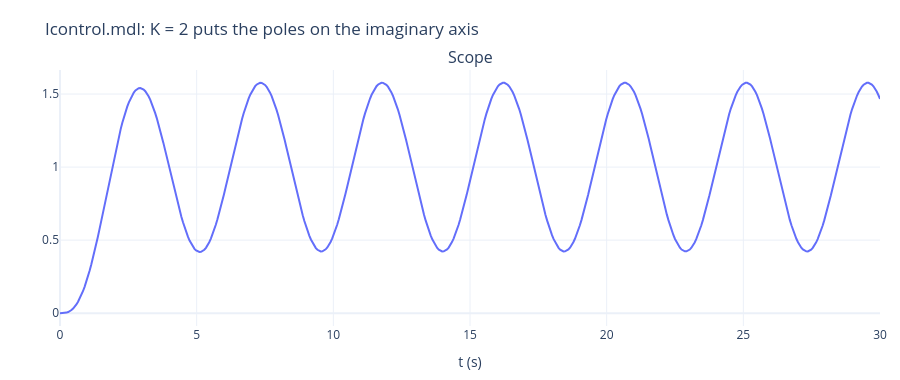
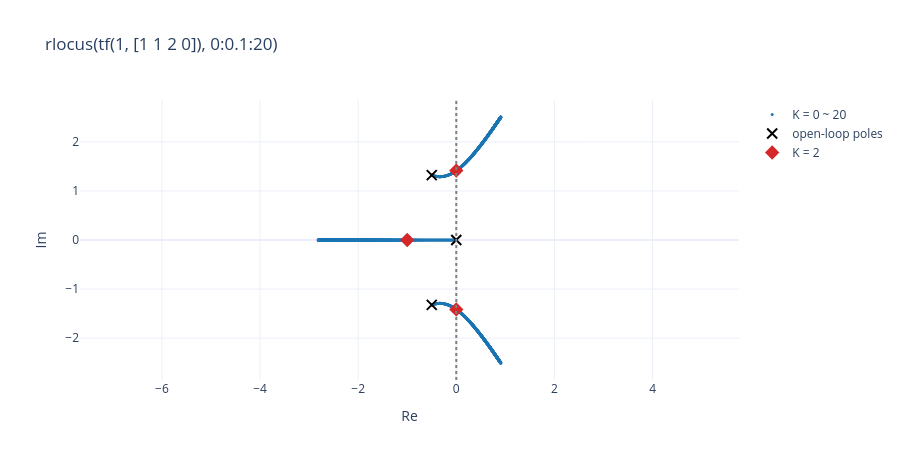

The code cell stored with these charts, in order, in its notebook:
### Markdown cell above
## 3. I 控制 `Icontrol.mdl`

Step（$t=0$）→ Sum → Gain $K=2$ → Integrator → $\dfrac{1}{s^2+s+2}$，模擬 30 秒。開迴路 $\dfrac{K}{s(s^2+s+2)}$
（網頁的 `sys2=tf([1],[1 1 2 0])`），特性方程式 $s^3+s^2+2s+K=0$。Routh：$1\times2>K$ 才穩定，
所以 $K=2$ 正好是根軌跡穿過虛軸的增益：$s^3+s^2+2s+2=(s+1)(s^2+2)$，極點 $-1$、$\pm j\sqrt2$，響應持續振盪。
解析解：$y=1-\tfrac23e^{-t}-\tfrac13\cos\sqrt2t-\tfrac{\sqrt2}{3}\sin\sqrt2t$。

### Code cell
K = 2


def rhs(t, s):
    x, z = s[:2], s[2]
    e = step(t, 0) - Gp.y(x)
    return np.r_[Gp.dx(x, z), K * e]


t, X = simulate(rhs, np.zeros(3), 30)
y = Gp.C @ X[:2]
w = np.sqrt(2)
y_exact = 1 - 2 / 3 * np.exp(-t) - np.cos(w * t) / 3 - np.sqrt(2) / 3 * np.sin(w * t)
print("Icontrol K = 2 poles:", 0 + np.round(np.roots([1, 1, 2, K]), 4))
print(f"Icontrol: max |y - analytic| = {np.abs(y - y_exact).max():.1e}; oscillation amplitude = {np.sqrt(1 / 9 + 2 / 9):.4f}, period = {2 * np.pi / w:.3f} s")
scope(t, {"Scope": [("y", y)]}, "Icontrol.mdl: K = 2 puts the poles on the imaginary axis", h=380)
rlocus([1], [1, 1, 2, 0], np.linspace(0, 20, 801), marks=[(2, "#d62728")], title="rlocus(tf(1, [1 1 2 0]), 0:0.1:20)")

### Figure 1 — Plotly figure (JSON) as saved in the notebook; plotly's stock layout.template omitted (floating-point values rounded to 4 significant figures; data arrays with more than 128 entries replaced by an {"elided": "..."} marker saying what was removed)
{"data": [{"mode": "lines", "name": "y", "type": "scatter", "x": {"elided": "501 float values"}, "xaxis": "x", "y": {"elided": "501 float values"}, "yaxis": "y"}], "layout": {"annotations": [{"font": {"size": 16}, "showarrow": false, "text": "Scope", "x": 0.5, "xanchor": "center", "xref": "paper", "y": 1.0, "yanchor": "bottom", "yref": "paper"}], "height": 380, "margin": {"b": 50, "l": 60, "r": 20, "t": 70}, "title": {"text": "Icontrol.mdl: K = 2 puts the poles on the imaginary axis"}, "xaxis": {"anchor": "y", "domain": [0.0, 1.0], "title": {"text": "t (s)"}}, "yaxis": {"anchor": "x", "domain": [0.0, 1.0]}}}

### Figure 2 — Plotly figure (JSON) as saved in the notebook; plotly's stock layout.template omitted (floating-point values rounded to 4 significant figures; data arrays with more than 128 entries replaced by an {"elided": "..."} marker saying what was removed)
{"data": [{"marker": {"color": "#1f77b4", "size": 3}, "mode": "markers", "name": "K = 0 ~ 20", "type": "scatter", "x": {"elided": "2403 float values"}, "y": {"elided": "2403 float values"}}, {"marker": {"line": {"color": "black", "width": 2}, "size": 10, "symbol": "x-thin"}, "mode": "markers", "name": "open-loop poles", "type": "scatter", "x": [-0.5, -0.5, 0.0], "y": [1.323, -1.323, 0.0]}, {"marker": {"color": "#d62728", "size": 11, "symbol": "diamond"}, "mode": "markers", "name": "K = 2", "type": "scatter", "x": [-5.829e-16, -5.829e-16, -1.0], "y": [1.414, -1.414, 0.0]}], "layout": {"height": 460, "shapes": [{"line": {"color": "gray", "dash": "dot"}, "type": "line", "x0": 0, "x1": 0, "xref": "x", "y0": 0, "y1": 1, "yref": "y domain"}], "title": {"text": "rlocus(tf(1, [1 1 2 0]), 0:0.1:20)"}, "xaxis": {"title": {"text": "Re"}}, "yaxis": {"scaleanchor": "x", "title": {"text": "Im"}}}}
